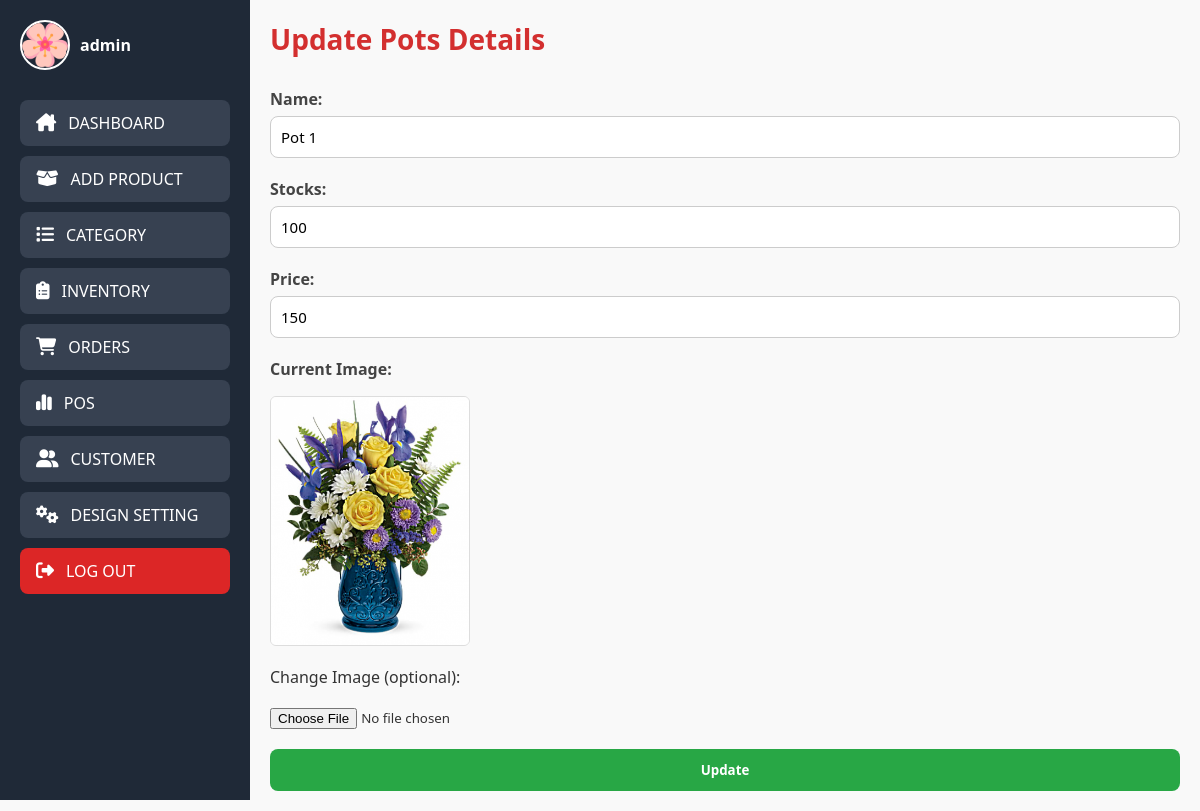
The page /php/edit-pots.php?id=8 on the database its author committed.
### tables this page shows
CREATE TABLE `pots` (
  `id` int(11) NOT NULL,
  `pots` varchar(50) NOT NULL,
  `image` varchar(255) NOT NULL,
  `stocks` int(11) NOT NULL,
  `sold` int(11) DEFAULT NULL,
  `price` int(11) NOT NULL,
  `available_stocks` int(11) DEFAULT NULL
);

### php/edit-pots.php (the view, shortened to what this page needs)
<?php
include('admin-nav.php');
$id = $_GET['id'];
$result = mysqli_query($conn, "SELECT * FROM pots WHERE id = $id");
$row = mysqli_fetch_assoc($result);
?>
<!DOCTYPE html>
<html>
<head>
    <link rel="stylesheet" href="../css/edit-pots.css">
</head>
<body>
<div class="main-container">
    <div class="content-wrapper">
    <div class="all">
    <h1 class="title">Update Pots Details</h1>
    <form action="" method="post" enctype="multipart/form-data" class="form">
    <div class="form-group">
        <label>Name:</label>
        <input type="text" name="name" value="<?php echo $row['pots']; ?>" required>
        </div>
        <div class="form-group">
        <label>Stocks:</label>
        <input type="text" name="stocks" value="<?php echo $row['stocks']; ?>" required>
        </div>
        <div class="form-group">
        <label>Price:</label>
        <input type="text" name="price" value="<?php echo $row['price']; ?>" required>
        </div>
        <div class="form-group">
        <label>Current Image:</label>
        <img src="../img/<?php echo $row['image']; ?>" class="preview-image">
        </div>
        <label>Change Image (optional):</label>
        <input type="file" name="image" accept=".jpg,.jpeg,.png">
        <div class="form-group">
        <button class="submit-btn" type="submit" name="update">Update</button>
        </div>
    </form>
    </div>
    </div>
</div>
</body>
</html>

### php/admin-nav.php (shortened to what this page needs)
<?php
$conn = mysqli_connect("localhost:3306", "root", "", "flowershop");
if (isset($_GET["newUsername"])) {
    $newAdminName = $_GET["newUsername"];
} else {
    if (isset($_SESSION['adminUsername'])) {
        $newAdminName = $_SESSION['adminUsername'];
    } else {
        $result = mysqli_query($conn, "SELECT username FROM admin WHERE email = 'admin@gmail.com'");
        if ($result && $row = mysqli_fetch_assoc($result)) {
            $newAdminName = $row['username'];
        } else {
            $newAdminName = "ADMIN";
        }
    }
}
$result = mysqli_query($conn, "SELECT image FROM admin WHERE username = '$newAdminName'");
if ($result && $row = mysqli_fetch_assoc($result)) {
    $profile_picture = $row['image'];
} else {
    $profile_picture = "default_image.jpg";
}
?>
<!DOCTYPE html>
<html lang="en">
<head>
    <link rel="stylesheet" href="../css/admin-nav.css">
    <link rel="stylesheet" href="https://cdnjs.cloudflare.com/ajax/libs/font-awesome/6.4.2/css/all.min.css" />
</head>
<body>
<div class="sidebar">
  <div class="sidebar-content">
    <a href="admin-account.php?newUsername=<?php echo urlencode($newAdminName); ?>" class="admin-profile">
      <img src="<?php echo $profile_picture; ?>" alt="Admin Profile">
      <span><?php echo $newAdminName; ?></span>
    </a>
    <nav class="nav-links">
      <a href="admin-dashboard.php" class="nav-btn">
        <i class="fa-solid fa-house-chimney"></i>
        <span>DASHBOARD</span>
      </a>
      <a href="add-product.php" class="nav-btn">
        <i class="fa-solid fa-box-open"></i>
        <span>ADD PRODUCT</span>
      </a>
      <a href="category-management.php" class="nav-btn">
        <i class="fa-solid fa-list"></i>
        <span>CATEGORY</span>
      </a>
      <a href="product-inventory.php" class="nav-btn">
        <i class="fa-solid fa-clipboard-list"></i>
        <span>INVENTORY</span>
      </a>
      <a href="orders.php" class="nav-btn">
        <i class="fa-solid fa-cart-shopping"></i>
        <span>ORDERS</span>
      </a>
      <a href="pos.php" class="nav-btn">
        <i class="fa-solid fa-chart-simple"></i>
        <span>POS</span>
      </a>
      <a href="unlock-user.php" class="nav-btn">
        <i class="fa-solid fa-user-group"></i>
        <span>CUSTOMER</span>
      </a>
      <a href="customer-design-setting.php" class="nav-btn">
        <i class="fa-solid fa-gears"></i>
        <span>DESIGN SETTING</span>
      </a>
      <a href="customer-landing-page.php" class="nav-btn logout">
        <i class="fa-solid fa-right-from-bracket"></i>
        <span>LOG OUT</span>
      </a>
    </nav>
  </div>
</div>
</body>
</html>

### css/admin-nav.css (style rules this page uses)
.sidebar { width: 250px; height: 100vh; background-color: #1f2937; position: fixed; top: 0; left: 0; padding: 20px; }
.admin-profile { display: flex; align-items: center; gap: 10px; margin-bottom: 30px; text-decoration: none; color: #fff; }
.admin-profile img { width: 50px; height: 50px; border-radius: 50%; object-fit: cover; border: 2px solid #fff; }
.admin-profile span { font-size: 16px; font-weight: bold; }
.nav-links { display: flex; flex-direction: column; gap: 10px; }
.nav-btn { display: flex; align-items: center; gap: 12px; padding: 12px 16px; background-color: #374151; border-radius: 8px; text-decoration: none; color: #ffffff; font-weight: 500; transition: background-color 0.3s ease; }
.nav-btn i { font-size: 18px; }
.logout { background-color: #dc2626; }

### css/edit-pots.css (style rules this page uses)
* { margin: 0; padding: 0; box-sizing: border-box; font-family: 'Segoe UI', Tahoma, Geneva, Verdana, sans-serif; }
body { background-color: #f9f9f9; color: #333; }
.main-container { display: flex; min-height: 100vh; width: 100%; }
.content-wrapper { margin-left: 250px; flex-grow: 1; padding: 20px; background-color: #f9f9f9; overflow-x: auto; }
.title { text-align: left; font-size: 28px; margin-bottom: 30px; color: #d32f2f; }
.form { display: flex; flex-direction: column; gap: 20px; }
.form-group { display: flex; flex-direction: column; }
.form-group label { margin-bottom: 6px; font-weight: 600; color: #444; }
.form-group input[type="text"], .form-group select, .form-group input[type="file"] { padding: 10px; border: 1px solid #ccc; border-radius: 8px; font-size: 15px; }
.submit-btn { padding: 12px; background-color: #28a745; color: #fff; font-weight: bold; border: none; border-radius: 8px; cursor: pointer; transition: background-color 0.3s ease; }
.preview-image { margin-top: 10px; max-width: 200px; border: 1px solid #ddd; border-radius: 6px; }

### rows shown on the page
pots: name "Pot 1", stocks "100", price "150", image (picture)

### other values the page prints
$newAdminName "admin"
